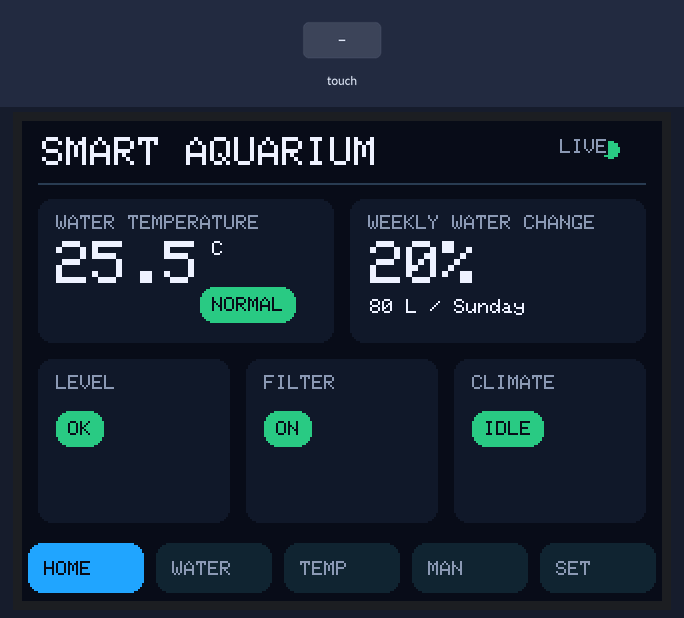
Recording of a program running on a simulated ESP32. On the bench: 320×240 colour display. The inputs (shaded band) are chosen by the test bench.

Above: at 5.7 s.
5.8 s: touch panel pressed at 38 % / 90 % of its raw x / y range
At 7.1 s:
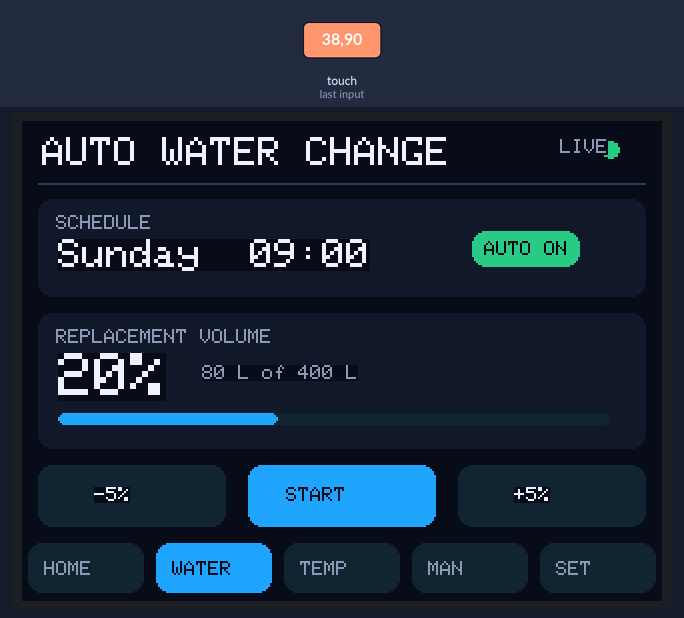
7.4 s: touch panel pressed at 87 % / 30 % of its raw x / y range
At 8.5 s:
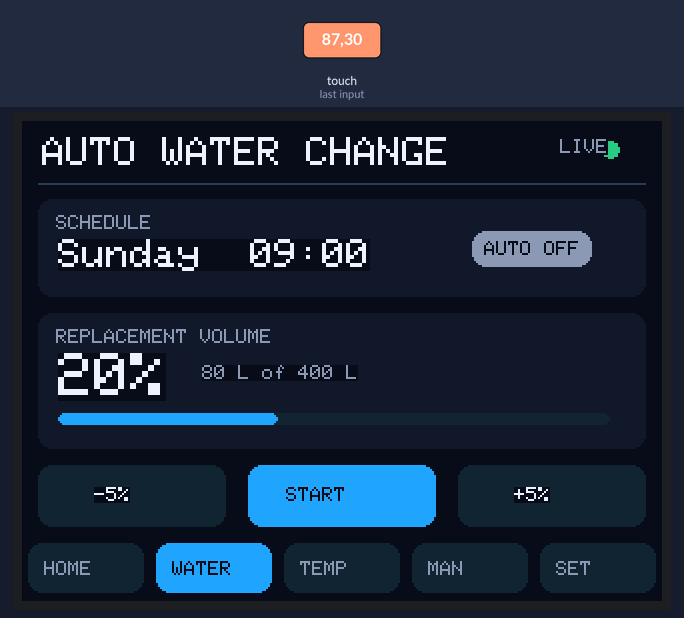
9.0 s: touch panel pressed at 62 % / 90 % of its raw x / y range
At 10.3 s:
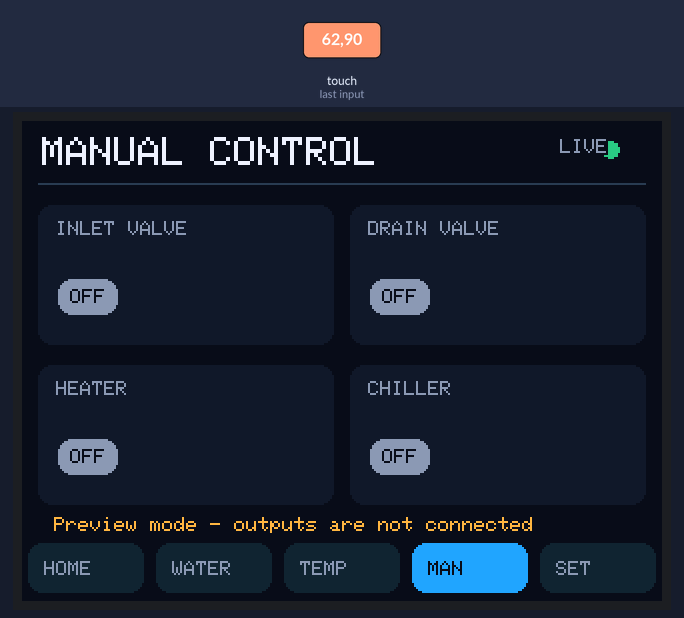
10.6 s: touch panel pressed at 13 % / 30 % of its raw x / y range
At 11.9 s:
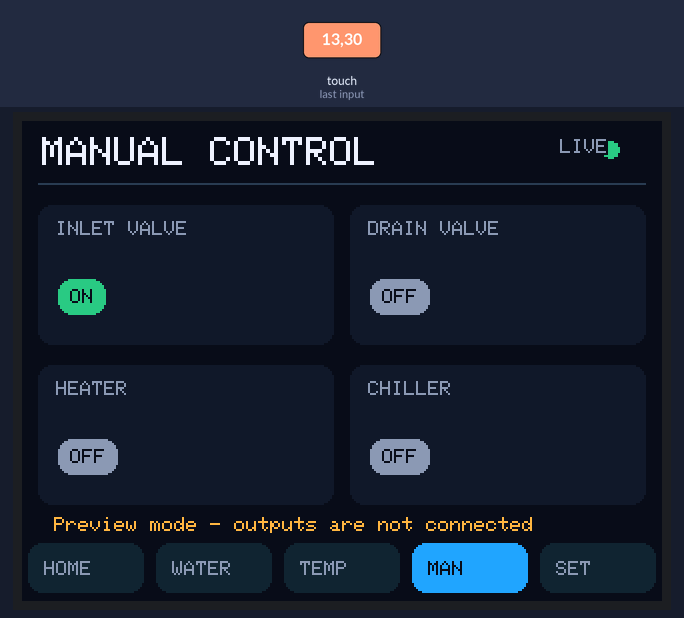
12.2 s: touch panel pressed at 62 % / 30 % of its raw x / y range
At 12.7 s:
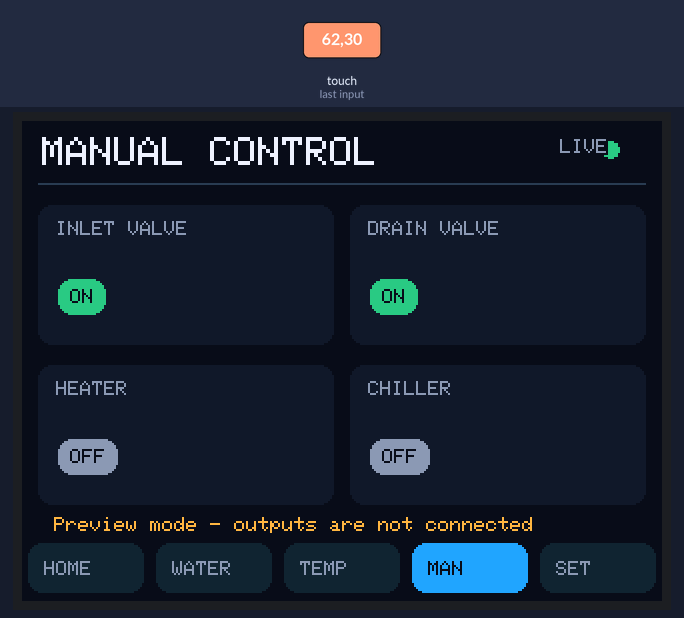
13.8 s: touch panel pressed at 38 % / 30 % of its raw x / y range
At 15.2 s:
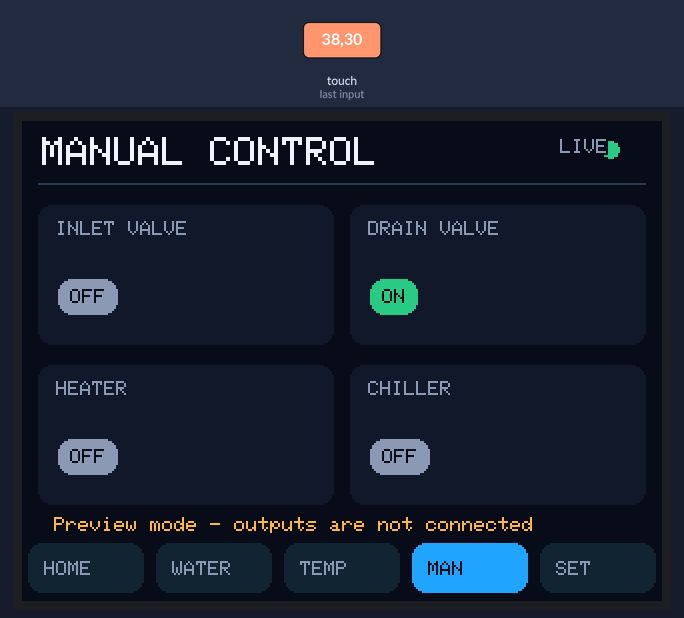
Timing chart, 0 to 16.4 s (numbered marks = the images above; inputs shaded):
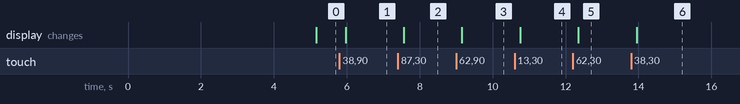

The program:

main.cpp
```cpp
#include <Arduino.h>
#include <SPI.h>
#include <TFT_eSPI.h>
#include <XPT2046_Touchscreen.h>
#include "cyd_pins.h"

TFT_eSPI tft = TFT_eSPI();
SPIClass touchSPI(VSPI);
XPT2046_Touchscreen touch(PIN_TOUCH_CS, PIN_TOUCH_IRQ);

enum Page : uint8_t { HOME, WATER, TEMP, MANUAL, SETTINGS };
Page page = HOME;

struct State {
  float temp = 25.4;
  float targetTemp = 25.0;
  int tankLiters = 400;
  int changePercent = 20;
  bool autoChange = true;
  bool heater = false;
  bool chiller = false;
  bool inlet = false;
  bool drain = false;
  bool filter = true;
  bool levelOK = true;
} st;

uint32_t lastDemo = 0;

uint16_t C_BG, C_CARD, C_CARD2, C_TEXT, C_MUTED, C_ACCENT, C_OK, C_WARN, C_DANGER, C_LINE;

uint16_t rgb(uint8_t r,uint8_t g,uint8_t b){ return tft.color565(r,g,b); }

void theme() {
  C_BG=rgb(8,14,24); C_CARD=rgb(17,27,42); C_CARD2=rgb(23,36,55);
  C_TEXT=rgb(235,242,250); C_MUTED=rgb(137,155,177); C_ACCENT=rgb(39,166,255);
  C_OK=rgb(43,201,132); C_WARN=rgb(255,181,71); C_DANGER=rgb(255,91,91); C_LINE=rgb(45,62,82);
}
void txt(const String&s,int x,int y,int size=1,uint16_t c=0){
  tft.setTextColor(c?c:C_TEXT,C_BG); tft.setTextSize(size); tft.setCursor(x,y); tft.print(s);
}
void fillRound(int x,int y,int w,int h,uint16_t c){ tft.fillRoundRect(x,y,w,h,7,c); }
void header(const String& title){
  tft.fillScreen(C_BG);
  txt(title,10,8,2);
  tft.fillCircle(294,14,4,C_OK);
  txt("LIVE",269,9,1,C_MUTED);
  tft.drawFastHLine(8,31,304,C_LINE);
}
void badge(const String&s,int x,int y,uint16_t c){
  int w=s.length()*6+12; fillRound(x,y,w,18,c); tft.setTextColor(C_BG,c); tft.setTextSize(1); tft.setCursor(x+6,y+5); tft.print(s);
}
void card(int x,int y,int w,int h,const String& label){
  fillRound(x,y,w,h,C_CARD);
  tft.setTextColor(C_MUTED,C_CARD); tft.setTextSize(1); tft.setCursor(x+9,y+8); tft.print(label);
}
void bottomNav(){
  const char* names[]={"HOME","WATER","TEMP","MAN","SET"};
  int xs[]={3,67,131,195,259};
  for(int i=0;i<5;i++){
    uint16_t c=((int)page==i)?C_ACCENT:C_CARD2;
    fillRound(xs[i],211,58,25,c);
    tft.setTextColor(((int)page==i)?C_BG:C_MUTED,c);
    tft.setTextSize(1); tft.setCursor(xs[i]+8,220); tft.print(names[i]);
  }
}
void home(){
  header("SMART AQUARIUM");
  card(8,39,148,72,"WATER TEMPERATURE");
  tft.setTextColor(C_TEXT,C_CARD); tft.setTextSize(3); tft.setCursor(17,60); tft.print(st.temp,1);
  tft.setTextSize(1); tft.print(" C"); badge("NORMAL",89,83,C_OK);

  card(164,39,148,72,"WEEKLY WATER CHANGE");
  tft.setTextColor(C_TEXT,C_CARD); tft.setTextSize(3); tft.setCursor(174,60); tft.print(st.changePercent); tft.print("%");
  tft.setTextSize(1); tft.setCursor(174,89); tft.print(String(st.tankLiters*st.changePercent/100)+" L / Sunday");

  card(8,119,96,82,"LEVEL"); badge(st.levelOK?"OK":"ALARM",17,145,st.levelOK?C_OK:C_DANGER);
  card(112,119,96,82,"FILTER"); badge(st.filter?"ON":"OFF",121,145,st.filter?C_OK:C_MUTED);
  card(216,119,96,82,"CLIMATE");
  badge(st.heater?"HEAT":st.chiller?"COOL":"IDLE",225,145,(st.heater||st.chiller)?C_WARN:C_OK);
  bottomNav();
}
void water(){
  header("AUTO WATER CHANGE");
  card(8,39,304,49,"SCHEDULE");
  txt("Sunday  09:00",18,59,2,C_TEXT); badge(st.autoChange?"AUTO ON":"AUTO OFF",225,55,st.autoChange?C_OK:C_MUTED);

  card(8,96,304,68,"REPLACEMENT VOLUME");
  txt(String(st.changePercent)+"%",18,116,3,C_TEXT);
  txt(String(st.tankLiters*st.changePercent/100)+" L of "+String(st.tankLiters)+" L",90,122,1,C_MUTED);
  fillRound(18,146,276,6,C_CARD2);
  tft.fillRoundRect(18,146,(276*st.changePercent)/50,6,3,C_ACCENT);

  fillRound(8,172,94,31,C_CARD2); txt("-5%",36,183,1,C_TEXT);
  fillRound(113,172,94,31,C_ACCENT); tft.setTextColor(C_BG,C_ACCENT);tft.setCursor(132,183);tft.print("START");
  fillRound(218,172,94,31,C_CARD2); txt("+5%",246,183,1,C_TEXT);
  bottomNav();
}
void tempPage(){
  header("TEMPERATURE");
  card(8,39,304,73,"CURRENT");
  tft.setTextColor(C_TEXT,C_CARD);tft.setTextSize(4);tft.setCursor(18,62);tft.print(st.temp,1);tft.setTextSize(1);tft.print(" C");
  card(8,120,148,81,"TARGET");
  txt(String(st.targetTemp,1)+" C",18,145,2,C_TEXT);
  fillRound(18,174,55,20,C_CARD2);txt("-",42,180,1,C_TEXT);
  fillRound(91,174,55,20,C_CARD2);txt("+",115,180,1,C_TEXT);
  card(164,120,148,81,"CONTROL");
  badge(st.heater?"HEATER ON":"HEATER OFF",174,145,st.heater?C_WARN:C_MUTED);
  badge(st.chiller?"CHILLER ON":"CHILLER OFF",174,174,st.chiller?C_ACCENT:C_MUTED);
  bottomNav();
}
void manualPage(){
  header("MANUAL CONTROL");
  const char* labels[]={"INLET VALVE","DRAIN VALVE","HEATER","CHILLER"};
  bool vals[]={st.inlet,st.drain,st.heater,st.chiller};
  int x[]={8,164,8,164}, y[]={42,42,122,122};
  for(int i=0;i<4;i++){
    card(x[i],y[i],148,70,labels[i]);
    badge(vals[i]?"ON":"OFF",x[i]+10,y[i]+37,vals[i]?C_OK:C_MUTED);
  }
  txt("Preview mode - outputs are not connected",16,198,1,C_WARN);
  bottomNav();
}
void settings(){
  header("SETTINGS");
  card(8,39,304,45,"AQUARIUM VOLUME"); txt(String(st.tankLiters)+" L",220,55,2,C_TEXT);
  card(8,92,304,45,"I/O EXPANSION"); txt("MCP23017 planned",170,108,1,C_MUTED);
  card(8,145,304,56,"SAFETY");
  txt("LOW / HIGH / EMERGENCY / LEAK / FLOW",18,166,1,C_TEXT);
  txt("Hardware outputs disabled in preview",18,184,1,C_WARN);
  bottomNav();
}
void draw(){ switch(page){case HOME:home();break;case WATER:water();break;case TEMP:tempPage();break;case MANUAL:manualPage();break;case SETTINGS:settings();break;} }

bool readTouch(int &x,int &y){
  if(!touch.touched()) return false;
  TS_Point p=touch.getPoint();
  // Common CYD calibration; fine-tune later from real panel values.
  x=map(p.x,200,3800,0,320);
  y=map(p.y,240,3800,0,240);
  x=constrain(x,0,319); y=constrain(y,0,239);
  return true;
}
void handleTouch(){
  int x,y; if(!readTouch(x,y)) return;
  if(y>=207){
    int idx=constrain(x/64,0,4); page=(Page)idx; draw(); delay(220); return;
  }
  if(page==WATER){
    if(y>=168 && y<=207 && x<105){ st.changePercent=max(5,st.changePercent-5);draw();delay(220); }
    else if(y>=168 && y<=207 && x>215){ st.changePercent=min(50,st.changePercent+5);draw();delay(220); }
    else if(y>=50 && y<=90 && x>210){st.autoChange=!st.autoChange;draw();delay(220);}
  } else if(page==TEMP){
    if(y>=168&&y<=200&&x<80){st.targetTemp-=0.5;draw();delay(220);}
    else if(y>=168&&y<=200&&x>80&&x<160){st.targetTemp+=0.5;draw();delay(220);}
  } else if(page==MANUAL){
    if(y>=40&&y<115&&x<160) st.inlet=!st.inlet;
    else if(y>=40&&y<115) st.drain=!st.drain;
    else if(y>=118&&y<195&&x<160) st.heater=!st.heater;
    else if(y>=118&&y<195) st.chiller=!st.chiller;
    draw(); delay(220);
  }
}
void setup(){
  Serial.begin(115200);
  pinMode(PIN_TFT_BL,OUTPUT); digitalWrite(PIN_TFT_BL,HIGH);
  tft.init(); tft.setRotation(1); tft.setTextWrap(false);
  theme();
  touchSPI.begin(PIN_TOUCH_CLK,PIN_TOUCH_MISO,PIN_TOUCH_MOSI,PIN_TOUCH_CS);
  // This library uses the global SPI object internally on some versions.
  // The common CYD touch controller is still initialized safely for UI preview.
  touch.begin();
  touch.setRotation(1);
  draw();
}
void loop(){
  handleTouch();
  if(millis()-lastDemo>5000){
    lastDemo=millis();
    st.temp += 0.1; if(st.temp>26.0) st.temp=25.2;
    if(page==HOME || page==TEMP) draw();
  }
  delay(10);
}
```

cyd_pins.h
```cpp
#pragma once
#include <Arduino.h>

// ESP32-2432S028 / common CYD 2.8" hardware.
// LCD pins are configured in platformio.ini for TFT_eSPI.
constexpr uint8_t PIN_TFT_BL = 21;

// XPT2046 touch uses the common CYD dedicated SPI wiring.
constexpr uint8_t PIN_TOUCH_CS   = 33;
constexpr uint8_t PIN_TOUCH_IRQ  = 36;
constexpr uint8_t PIN_TOUCH_CLK  = 25;
constexpr uint8_t PIN_TOUCH_MISO = 39;
constexpr uint8_t PIN_TOUCH_MOSI = 32;

// IMPORTANT:
// External aquarium I/O is intentionally NOT enabled in this UI-preview build.
// Later use an isolated I/O board / MCP23017 rather than driving valves from CYD GPIO.
```

Measured:
- after the input at 5.8 s, the display: changes after 0.17 s (image 1)
- after the input at 7.4 s, the display: changes after 0.17 s (image 2)
- after the input at 9.0 s, the display: changes after 0.16 s (image 3)
- after the input at 10.6 s, the display: changes after 0.16 s (image 4)
- after the input at 12.2 s, the display: changes after 0.15 s (image 5)
- after the input at 13.8 s, the display: changes after 0.15 s (image 6)
